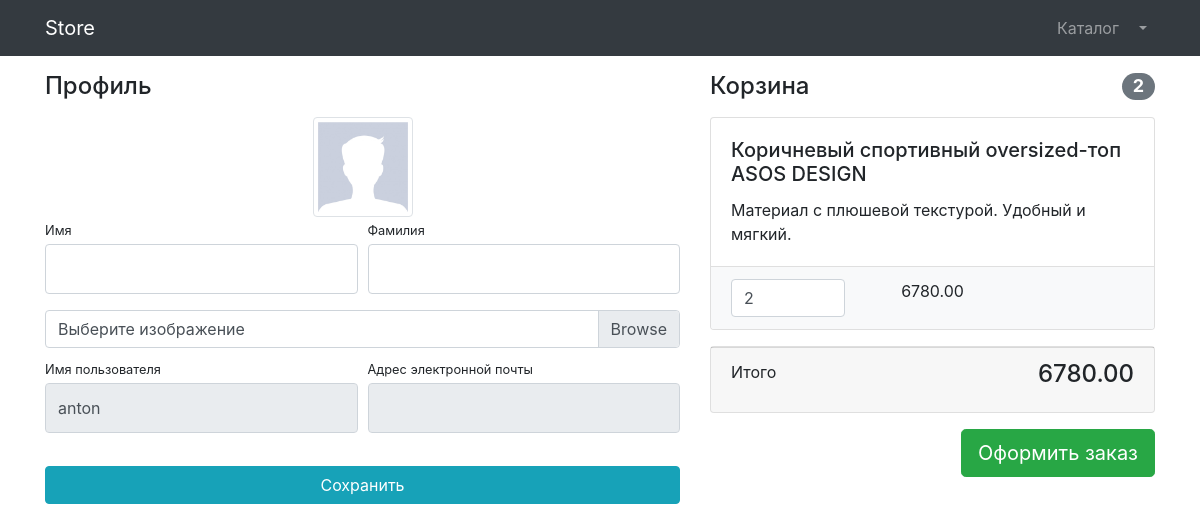
Before: /users/profile/1/ (signed in) with the older database file.
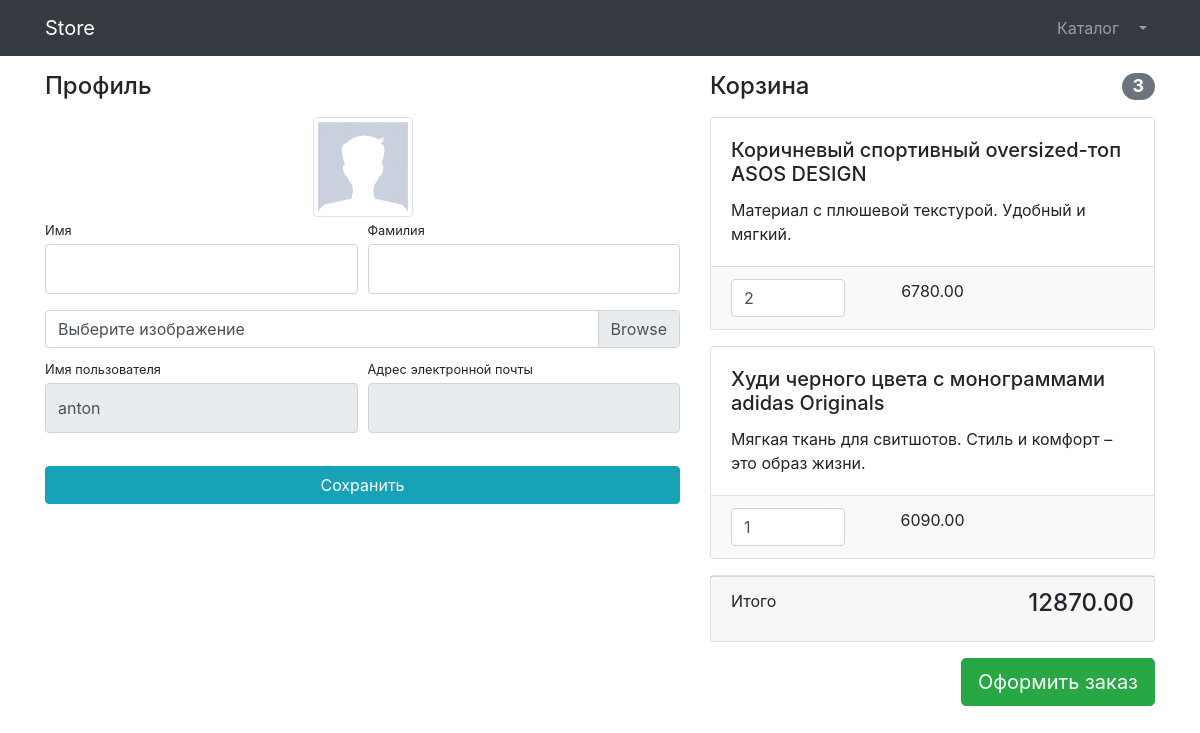
After: the same page with the newer database file.
### products/models.py (models this page shows, shortened)
class Basket(models.Model):
    user = models.ForeignKey(to=User, on_delete=models.CASCADE)
    product = models.ForeignKey(to=Product, on_delete=models.CASCADE)
    quantity = models.PositiveSmallIntegerField()
    created_timestamp = models.DateTimeField(auto_now_add=True)
    objects = BasketQuerySet.as_manager()
    def sum(self):
        return self.quantity * self.product.price

class Product(models.Model):
    name = models.CharField(max_length=256, unique=True)
    description = models.TextField()
    price = models.DecimalField(max_digits=8, decimal_places=2)
    quantity = models.PositiveIntegerField(default=0)
    image = models.ImageField(upload_to='Products_images')
    category = models.ForeignKey(to=ProductCategory, on_delete=models.CASCADE)
    slug = models.CharField(max_length=256)

### users/views.py (the view, shortened to what this page needs)
# urls.py: path('profile/<int:pk>/', login_required(UserProfileView.as_view()), name='profile'),
class UserProfileView(TitleMixin, UpdateView):
    model = User
    form_class = UserProfileForm
    template_name = 'users/profile.html'
    title = 'Store - Страница пользователя'

### users/forms.py
class UserProfileForm(UserChangeForm):
    first_name = forms.CharField(widget=forms.TextInput(attrs={'class': "form-control py-4", }))
    last_name = forms.CharField(widget=forms.TextInput(attrs={'class': "form-control py-4", }))
    image = forms.ImageField(widget=forms.FileInput(attrs={'class': "custom-file-input", }), required=False)
    username = forms.CharField(widget=forms.TextInput(attrs={'class': "form-control py-4", 'readonly': True, }))
    email = forms.CharField(widget=forms.TextInput(attrs={'class': "form-control py-4", 'readonly': True, }))
    class Meta:
        model = User
        fields = ('first_name', 'last_name', 'image', 'username', 'email')

### common/views.py (called while the page is built)
    def get_context_data(self, **kwargs):
        context = super(TitleMixin, self).get_context_data(**kwargs)
        context['title'] = self.title
        return context

### products/context_processors.py (called while the page is built)
def baskets(request):
    user = request.user
    return {'baskets': Basket.objects.filter(user=user) if user.is_authenticated else []}

### products/models.py (called while the page is built)
    def total_sum(self):
        return sum(basket.sum() for basket in self)

    def total_quantity(self):
        return sum(basket.quantity for basket in self)

### users/templates/users/profile.html (shortened to what this page needs)
{% extends 'products/base.html' %}
{% load static %}
{% block css %}
    <link href="{% static 'vendor/css/products.css' %}" rel="stylesheet">
{% endblock %}
{% block content %}
    <div class="container">
    <div class="row">
        <div class="col-lg-7">
            <h4 class="mt-3 mb-3">Профиль</h4>
            <div class="col-lg-12 text-center">
                <img width="100" height="100"
                    src="{% if user.image %} {{ user.image.url }} {% else %} {% static 'vendor/img/users/default_avatar.jpg'%} {% endif %}"
                     class="img-thumbnail">
            </div>
            <form action="{% url 'users:profile' user.id %}" method="post" enctype="multipart/form-data">
                <div class="form-row">
                    <div class="col-lg-6">
                        <div class="form-group">
                            <label class="small mb-1" for="{{form.first_name.id_for_label}}">Имя</label>
                            {{ form.first_name }}
                        </div>
                    </div>
                    <div class="col-lg-6">
                        <div class="form-group">
                            <label class="small mb-1" for="{{form.last_name.id_for_label}}">Фамилия</label>
                            {{ form.last_name }}
                        </div>
                    </div>
                </div>
                <div class="form-row mb-2">
                    <div class="col-lg-12">
                        <div class="custom-file">
                            <label class="custom-file-label" for="{{form.image.id_for_label}}">Выберите изображение</label>
                        </div>
                    </div>
                </div>
                <div class="form-row">
                    <div class="col-lg-6">
                        <label class="small mb-1" for="{{form.username.id_for_label}}">Имя пользователя</label>
                        {{ form.username }}
                    </div>
                    <div class="col-lg-6">
                        <label class="small mb-1" for="{{form.email.id_for_label}}">Адрес электронной почты</label>
                        {{ form.email }}
                    </div>
                </div>
                <div class="form-row">
                    <div class="col-lg-12" style="margin-top: 33px;">
                        <input class="btn btn-info btn-block" type="submit" value="Сохранить">
                    </div>
                </div>
            </form>
        </div>
            {% include 'users/baskets.html' %}
    </div>
</div>
{% endblock %}

### users/templates/users/baskets.html (shortened to what this page needs)
{% if baskets %}
    <div class="col-lg-5">
            <h4 class="mt-3 mb-3 d-flex justify-content-between align-items-center mb-3">
                Корзина <span class="badge badge-secondary badge-pill">{{ baskets.total_quantity }}</span>
            </h4>
                {% for basket in baskets%}
                    <div class="card mb-3">
                    <div class="card-body">
                        <h5 class="card-title">{{ basket.product.name }} </h5>
                        <p class="card-text">{{ basket.product.description }} </p>
                    </div>
                    <ul class="list-group list-group-flush">
                        <li class="list-group-item bg-light">
                            <div class="row text-center">
                                <div class="col-lg-4">
                                    <input name="basketID" type="number" class="form-control"
                                           value="{{ basket.quantity }}" min="0">
                                </div>
                                <div class="col-lg-4">{{ basket.sum }}</div>
                                <div class="col-lg-4">
                                </div>
                            </div>
                        </li>
                    </ul>
                </div>
                {% endfor %}
            <div class="card mb-3">
                <div class="card-footer">
                    <p class="float-left">Итого</p>
                    <h4 class="float-right">{{ baskets.total_sum }}</h4>
                </div>
            </div>
            <a class="btn btn-success btn-lg float-right" href="../orders/order-create.html">
                Оформить заказ
            </a>
    </div>
{% else %}
    <h4 class="mt-3 mb-3 text-center">
        Корзина пуста
    </h4>
{% endif %}

Changed rows visible on the page:
computed for Basket "Коричневый спортивный oversized-топ ASOS DESIGN": total_quantity "2" → "3"; total_sum "6780.00" → "12870.00"
added Basket: product.name "Худи черного цвета с монограммами adidas Originals", product.description "Мягкая ткань для свитшотов. Стиль и комфорт – это образ жизни.", basketID "1", sum "6090.00"
